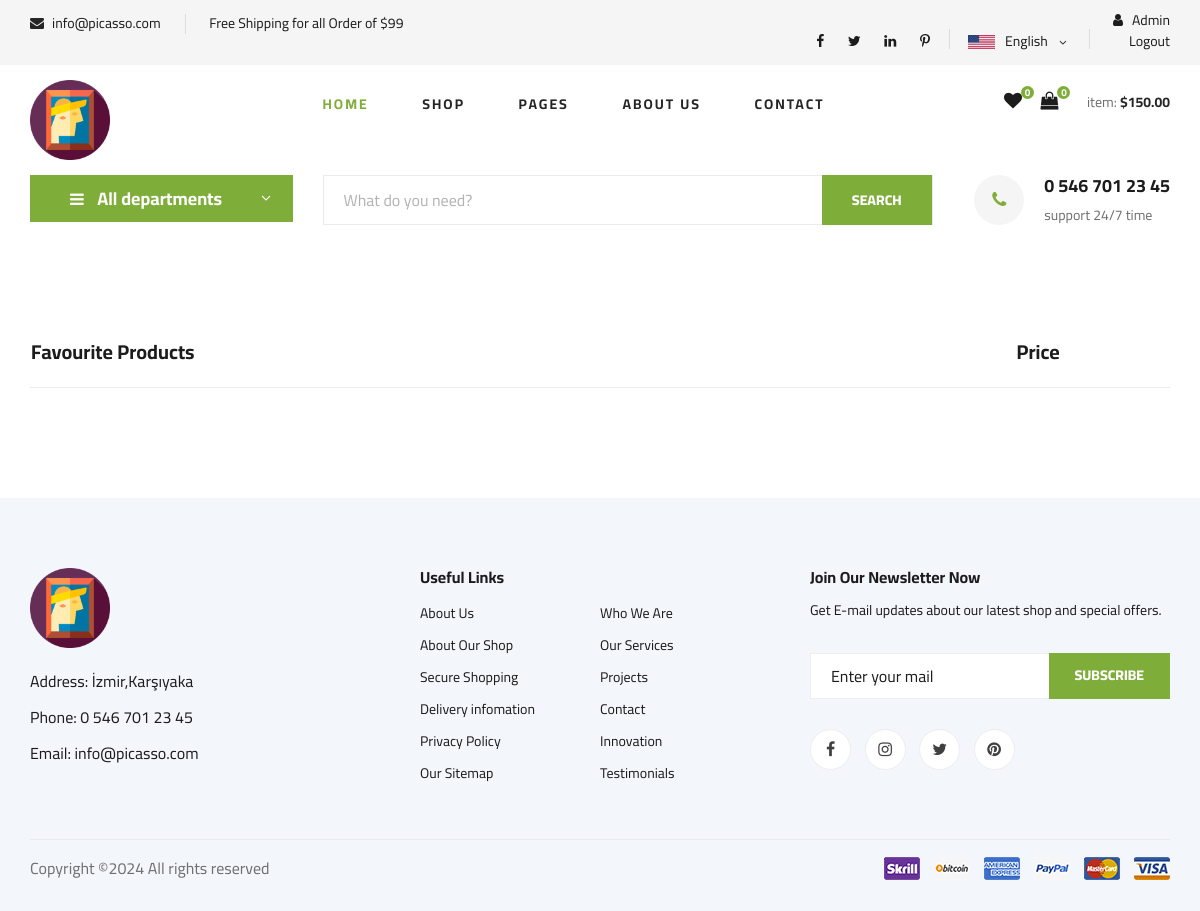
Screenshot of /order/favorites (signed in) with the database file from the repository.
### home/models.py (models this page shows, shortened)
class Settings(models.Model):
    STATUS = (('True', 'True'), ('False', 'False'))
    title = models.CharField(max_length=150)
    keywords = models.CharField(max_length=255)
    description = models.CharField(max_length=255)
    company = models.CharField(max_length=50)
    address = models.CharField(blank=True, max_length=100)
    phone = models.CharField(blank=True, max_length=15)
    fax = models.CharField(blank=True, max_length=15)
    email = models.CharField(blank=True, max_length=50)
    smtpserver = models.CharField(blank=True, max_length=50)
    smtpemail = models.CharField(blank=True, max_length=50)
    smtppassword = models.CharField(blank=True, max_length=10)
    smtpport = models.CharField(blank=True, max_length=5)
    icon = models.ImageField(blank=True, upload_to='images/')
    facebook = models.CharField(blank=True, max_length=50)
    instagram = models.CharField(blank=True, max_length=50)
    twitter = models.CharField(blank=True, max_length=50)
    youtube = models.CharField(blank=True, max_length=50)
    aboutus = RichTextUploadingField()
    contact = RichTextUploadingField()
    references = RichTextUploadingField()
    status = models.CharField(max_length=10, choices=STATUS)
    create_at = models.DateTimeField(auto_now_add=True)
    update_at = models.DateTimeField(auto_now=True)

### order/views.py (the view)
# urls.py: path("favorites", views.favorites, name="favorites"),
def favorites(request):
    current_user = request.user
    favorites =AddFavourite.objects.filter(user=current_user)
    context = {'favorites':favorites}
    return render(request, 'favori_urunler.html',context)

### home/context_processors.py (called while the page is built)
def global_settings(request):
    settings = Settings.objects.get(pk=1)
    return {
        'settings': settings
    }

### myProject/context_processors.py (called while the page is built)
def favori_check(request):
    if request.user.is_authenticated:
        request.session['favori_items'] = (AddFavourite.objects.filter(user_id = request.user.id).count())
        request.session['cart_items'] = ShopCart.objects.filter(user_id=request.user.id).count()
        return {'favori_itemss': request.session['favori_items'],'cart_items':request.session['cart_items']}
    else:
        request.session['favori_items'] = 0
        return {'favori_itemss': request.session['favori_items']}

### product/context_processors.py (called while the page is built)
def categories(request):
    categories = Category.objects.all()
    if categories :
       return {'categories': categories}
    else:
        return dict()

### templates/favori_urunler.html (shortened to what this page needs)
{% extends 'home.html' %}
{% block body %}
    <section class="shoping-cart spad">
        <div class="container">
            <div class="row">
                <div class="col-lg-12">
                    <div class="shoping__cart__table">
                        <table>
                            <thead>
                                <tr>
                                    <th class="shoping__product">Favourite Products</th>
                                    <th>Price</th>
                                    <th></th>
                                </tr>
                            </thead>
                        </table>
                    </div>
                </div>
            </div>
        </div>
    </section>
{% endblock %}

### templates/header.html (shortened to what this page needs)
{% load static %}
<header class="header">
    <div class="header__top">
        <div class="container">
            <div class="row">
                <div class="col-lg-6 col-md-6">
                    <div class="header__top__left">
                        <ul>
                            <li><i class="fa fa-envelope"></i>  {{settings.email}}</li>
                            <li>Free Shipping for all Order of $99</li>
                        </ul>
                    </div>
                </div>
                <div class="col-lg-6 col-md-6">
                    <div class="header__top__right">
                        <div class="header__top__right__social">
                            <a href="#"><i class="fa fa-facebook"></i></a>
                            <a href="#"><i class="fa fa-twitter"></i></a>
                            <a href="#"><i class="fa fa-linkedin"></i></a>
                            <a href="#"><i class="fa fa-pinterest-p"></i></a>
                        </div>
                        <div class="header__top__right__language">
                            <img src="{% static  'img/language.png'%}" alt="">
                            <div>English</div>
                            <span class="arrow_carrot-down"></span>
                        </div>
                        <div class="header__top__right__auth">
                            {% if user.id is not None %}
                            <a href="{% url 'user_profile'%}"><i class="fa fa-user"></i> {{user.username}}</a>
                            <a href="{% url 'user_logout'%}"></i> Logout</a>
                           {% else %}
                           <a href="{% url 'user_login'%}"><i class="fa fa-user"></i> Login</a>
                           <a href="{% url 'user_register'%}"></i> Register</a>
                 </div>
                 {% endif %}
             </div>
                        </div>
                    </div>
                </div>
            </div>
        </div>
    <div class="container">
        <div class="row">
            <div class="col-lg-3">
                <div class="header__logo">
                    <a href="./index.html"><img src="{% static  'img/picasso_icon.ico'%}" width="80" alt=""></a>
                </div>
            </div>
            <div class="col-lg-6">
                <nav class="header__menu">
                    <ul>
                        <li class="active"><a href="{% url 'index'%}">Home</a></li>
                        <li><a href="{% url 'search' %}">Shop</a></li>
                        <li><a href="#">Pages</a>
                        </li>
                        <li><a href="{%url 'aboutus' %}">About Us</a></li>
                        <li><a href="{%url 'iletisim' %}">Contact</a></li>
                    </ul>
                </nav>
            </div>
            <div class="col-lg-3">
                <div class="header__cart">
                    <ul>
                        <li><a href="/order/favorites"><i class="fa fa-heart"></i> <span>{{request.session.favori_items}}</span>
                        </a>
                    </li>
                        <li><a href="/order/shopcart"><i class="fa fa-shopping-bag"></i> <span>{{request.session.cart_items}}</span>
                        </a>
                    </li>
                    </ul>
                    <div class="header__cart__price">item: <span>$150.00</span></div>
                </div>
            </div>
        </div>
    </div>
</header>

### templates/hero_normal.html (shortened to what this page needs)
  {% load static %}
   <section class="hero hero-normal">
    <div class="container">
        <div class="row">
            <div class="col-lg-3">
                <div class="hero__categories">
                    <div class="hero__categories__all">
                        <i class="fa fa-bars"></i>
                        <span>All departments</span>
                    </div>
                </div>
            </div>
            <div class="col-lg-9">
                <div class="hero__search">
                    <div class="hero__search__form">
                        <form action="/search/" method = "post">
                            <input type="text" name = "query" placeholder="What do you need?">
                            <button type="submit" class="site-btn">SEARCH</button>
                        </form>
                    </div>
                    <div class="hero__search__phone">
                        <div class="hero__search__phone__icon">
                            <i class="fa fa-phone"></i>
                        </div>
                        <div class="hero__search__phone__text">
                            <h5>{{settings.phone}}</h5>
                            <span>support 24/7 time</span>
                        </div>
                    </div>
                </div>
            </div>
        </div>
    </div>
</section>

### templates/footer.html
{% load static %}
 <footer class="footer spad">
    <div class="container">
        <div class="row">
            <div class="col-lg-3 col-md-6 col-sm-6">
                <div class="footer__about">
                    <div class="footer__about__logo">
                        <a href="{% url 'index'%}"><img src="{% static 'img/picasso_icon.ico' %}" width="80" alt=""></a>
                    </div>
                    <ul>
                        <li>Address: {{ settings.address}}</li>
                        <li>Phone: {{ settings.phone}}</li>
                        <li>Email: {{ settings.email}}</li>
                    </ul>
                </div>
            </div>
            <div class="col-lg-4 col-md-6 col-sm-6 offset-lg-1">
                <div class="footer__widget">
                    <h6>Useful Links</h6>
                    <ul>
                        <li><a href="{% url 'aboutus'%}">About Us</a></li>
                        <li><a href="#">About Our Shop</a></li>
                        <li><a href="#">Secure Shopping</a></li>
                        <li><a href="#">Delivery infomation</a></li>
                        <li><a href="#">Privacy Policy</a></li>
                        <li><a href="#">Our Sitemap</a></li>
                    </ul>
                    <ul>
                        <li><a href="{% url 'iletisim'%}">Who We Are</a></li>
                        <li><a href="#">Our Services</a></li>
                        <li><a href="#">Projects</a></li>
                        <li><a href="#">Contact</a></li>
                        <li><a href="#">Innovation</a></li>
                        <li><a href="#">Testimonials</a></li>
                    </ul>
                </div>
            </div>
            <div class="col-lg-4 col-md-12">
                <div class="footer__widget">
                    <h6>Join Our Newsletter Now</h6>
                    <p>Get E-mail updates about our latest shop and special offers.</p>
                    <form action="#">
                        <input type="text" placeholder="Enter your mail">
                        <button type="submit" class="site-btn">Subscribe</button>
                    </form>
                    <div class="footer__widget__social">
                        <a href="#"><i class="fa fa-facebook"></i></a>
                        <a href="#"><i class="fa fa-instagram"></i></a>
                        <a href="#"><i class="fa fa-twitter"></i></a>
                        <a href="#"><i class="fa fa-pinterest"></i></a>
                    </div>
                </div>
            </div>
        </div>
        <div class="row">
            <div class="col-lg-12">
                <div class="footer__copyright">
                    <div class="footer__copyright__text"><p>
Copyright &copy;<script>document.write(new Date().getFullYear());</script> All rights reserved
</p></div>
                    <div class="footer__copyright__payment"><img src="{% static  'img/payment-item.png'%}" alt=""></div>
                </div>
            </div>
        </div>
    </div>
</footer>

### rows the page displays
Settings: email "info@picasso.com", phone "0 546 701 23 45", address "İzmir,Karşıyaka"

### other values shown
{{ user.username }} "Admin"
{{ request.session.favori_items }} "0"
{{ request.session.cart_items }} "0"
